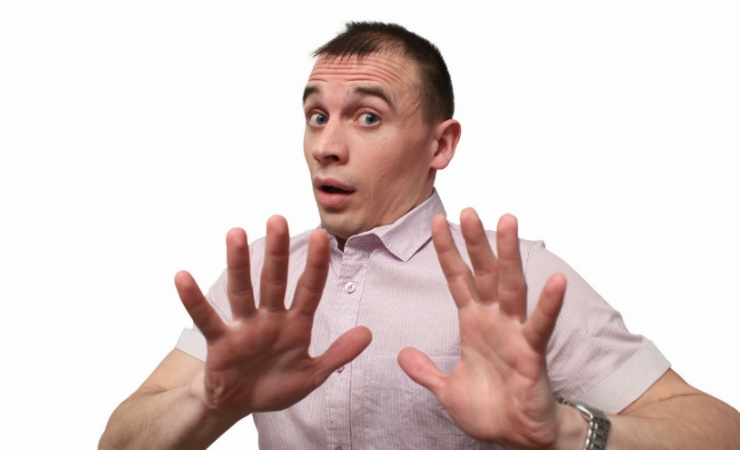
#> input picture People/capture.jpg, 740 x 450 px, found by its file name
$ python contour.py
#> lines starting #> are read from the running program, lines starting #| are printed output that depends on the picture; after the words box and inside, x2 and y2 are one past the last pixel; in counts of white or black regions, pixels touching at a corner belong together
import cv2
import cv2 as cv

img = cv2.imread("C:/Users/user/PycharmProjects/OpenCV/capture.jpg", cv2.IMREAD_COLOR) #흑백이미지 https://076923.github.io/posts/Python-opencv-11/
#> img is the input picture: shape (450, 740, 3); mean B, G, R 202.4, 205.2, 221.3

img_g = cv2.bitwise_not(img) #반전이미지 만드는 과정
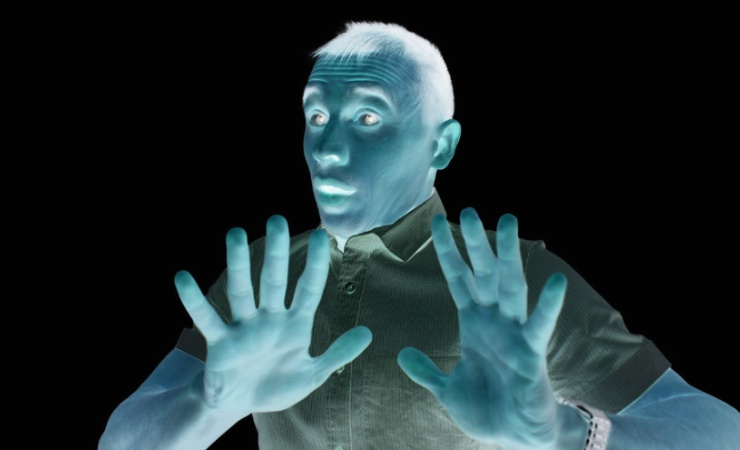
#> img_g: shape (450, 740, 3); mean B, G, R 52.6, 49.8, 33.7

cv2.imshow("img_g", img_g)
cv2.waitKey(0)
cv2.destroyAllWindows()

img_color = cv.imread('C:/Users/user/PycharmProjects/OpenCV/persontwo.jpg')
img_gray = cv.cvtColor(img_g, cv.COLOR_BGR2GRAY)
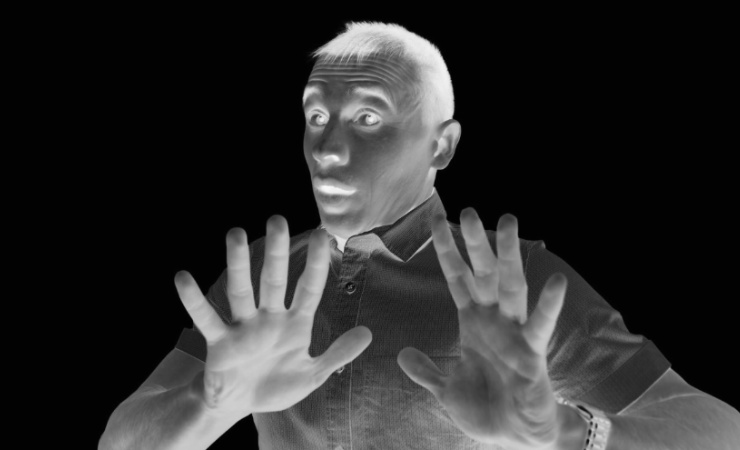
#> img_gray: shape (450, 740); min 0, max 248, mean 45.3
cv2.imshow("img_gray", img_gray)
cv2.waitKey(0)
cv2.destroyAllWindows()


ret, img_binary = cv.threshold(img_gray, 127, 255, 0) #https://webnautes.tistory.com/1270
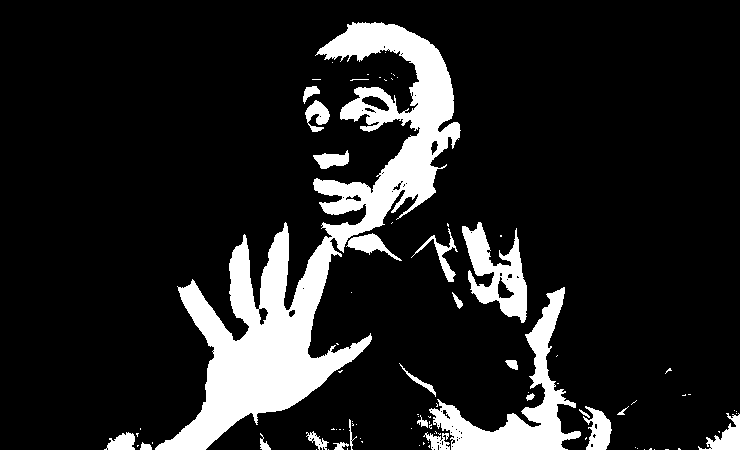
#> img_binary: shape (450, 740); 13.9% white; 90 white regions (65 under 20 px)
contours, hierarchy = cv.findContours(img_binary, cv.RETR_LIST, cv.CHAIN_APPROX_SIMPLE)
#> contours = 162 contours, 130 with area under 20; largest, box (x1, y1, x2, y2) and area: (155, 22, 461, 450) 30940, (429, 287, 581, 450) 5779, (462, 222, 527, 323) 3038, (583, 406, 612, 450) 702, (698, 413, 740, 450) 576

for cnt in contours: #contours 파일이 원하는 대상이 흰색일 때 잘 되어 반전이미지 처리함
    cv.drawContours(img_color, [cnt], 0, (255, 0, 0), 3)  # blue
#> this loop made 162 passes
#> cnt on passes 1 to 3: [[665, 449], [668, 449]], [[654, 449]], [[644, 449]]

cv.imshow("result", img_color)

cv.waitKey(0)


for cnt in contours:
    area = cv.contourArea(cnt)
    print(area)
#> this loop made 162 passes
#> area on passes 25, 28, 49: 46.5, 51, 59.5
#| 0.0
#| 0.0
#| 0.0
#| 0.0
#| 0.0
#| 2.0
#| 1.5
#| 1.5
#> (further printed lines are left out)

cv.imshow("result", img_color)

cv.waitKey(0)

$ run again, with People/full body1.jpg copied over People/capture.jpg
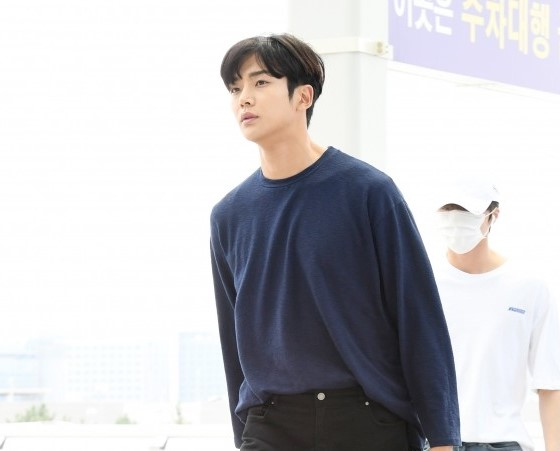
#> input picture People/full body1.jpg, 560 x 451 px, found by its file name
#> img is the input picture: shape (451, 560, 3); mean B, G, R 201.5, 198, 198.4
#> `img_gray = cv.cvtColor(img_g, cv.COLOR_BGR2GRAY)`:
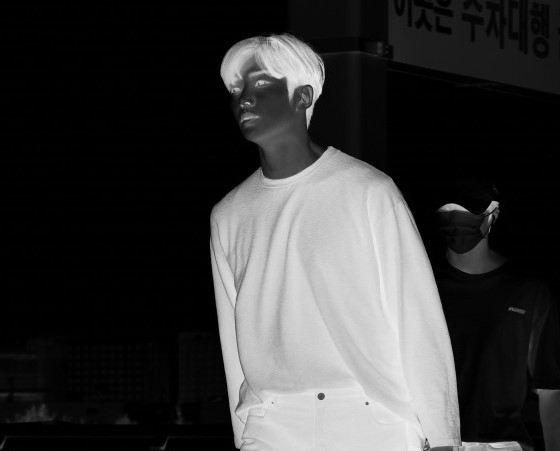
#> img_gray: shape (451, 560); min 0, max 241, mean 56.5
#> `ret, img_binary = cv.threshold(img_gray, 127, 255, 0)`:
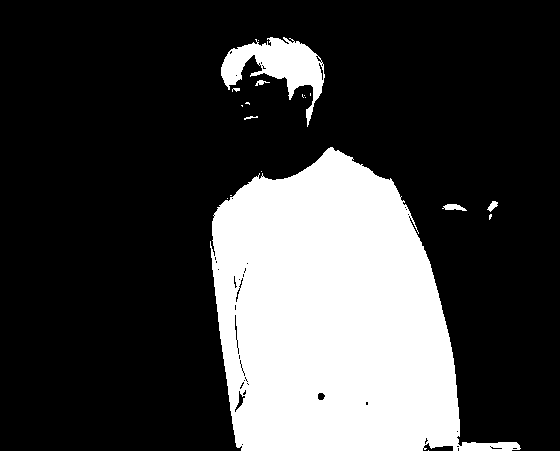
#> img_binary: shape (451, 560); 25.4% white; 19 white regions (12 under 20 px)
#> contours = 75 contours, 62 with area under 20; largest, box (x1, y1, x2, y2) and area: (210, 147, 521, 451) 59966, (221, 37, 325, 127) 3430, (234, 390, 246, 413) 86, (442, 204, 467, 211) 82, (234, 314, 238, 341) 54
#> the loop `for cnt in contours:` made 75 passes
#> cnt on passes 1, 4, 6, 8, 13, 14, 16, 17: [[428, 450]], [[489, 446], [490, 445], [491, 446], [490, 447]], [[241, 444], [242, 443], [243, 444], [242, 445]], [[456, 431], [457, 430], [458, 431], [457, 432]], [[247, 384], [248, 383], [249, 384], [248, 385]], [[246, 383], [247, 382], [248, 383], [247, 384]], [[246, 381], [247, 380], [248, 381], [247, 382]], [[243, 380], [244, 379], [245, 380], [244, 381]]
#> the loop `for cnt in contours:` made 75 passes
#> area on passes 3, 10, 11, 28, 30, 32, 33, 47: 23, 50, 86, 54, 33, 23, 27, 81.5
#> (printed output is left out)
